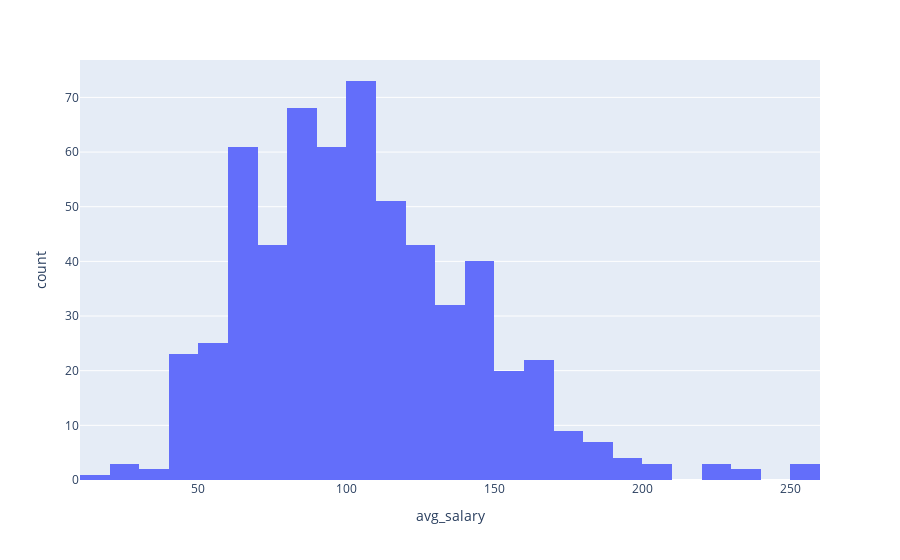

Here is the notebook cell this chart was saved with:
### Code cell
px.histogram(df, x='avg_salary')

### Figure 1 — Plotly figure (JSON) as saved in the notebook; plotly's stock layout.template omitted (floating-point values rounded to 4 significant figures; data arrays with more than 128 entries replaced by an {"elided": "..."} marker saying what was removed)
{"data": [{"alignmentgroup": "True", "bingroup": "x", "hovertemplate": "avg_salary=%{x}<br>count=%{y}<extra></extra>", "legendgroup": "", "marker": {"color": "#636efa", "pattern": {"shape": ""}}, "name": "", "offsetgroup": "", "orientation": "v", "showlegend": false, "type": "histogram", "x": {"elided": "599 float values"}, "xaxis": "x", "yaxis": "y"}], "layout": {"barmode": "relative", "legend": {"tracegroupgap": 0}, "margin": {"t": 60}, "xaxis": {"anchor": "y", "domain": [0, 1], "title": {"text": "avg_salary"}}, "yaxis": {"anchor": "x", "domain": [0, 1], "title": {"text": "count"}}}}
